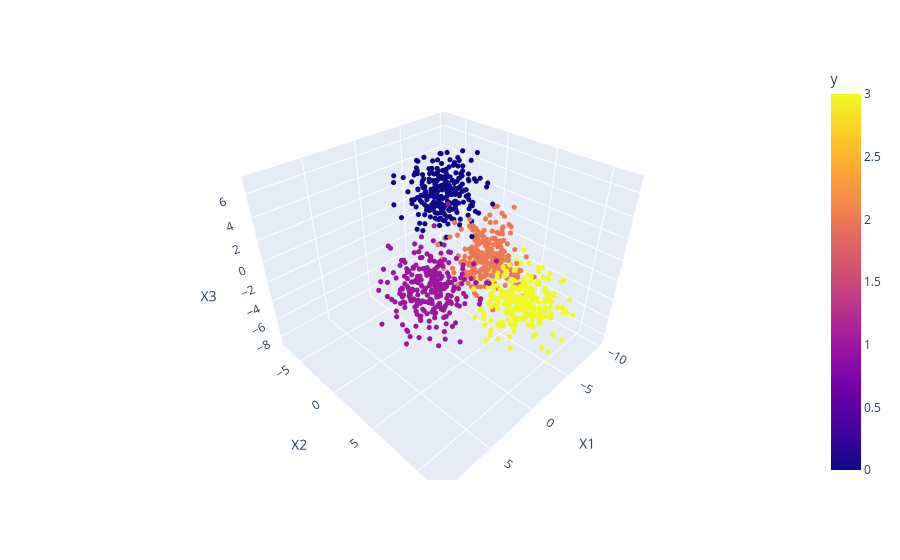

The code cell stored with this chart in its notebook:
### Code cell
import numpy as np

fig = px.scatter_3d(pd_X, x='X1', y='X2', z='X3', color='y')
fig.update_traces(marker=dict(size=3))  # Set marker size to 3 (smaller)
fig.show()

### Figure 1 — Plotly figure (JSON) as saved in the notebook; plotly's stock layout.template omitted (floating-point values rounded to 4 significant figures; data arrays with more than 128 entries replaced by an {"elided": "..."} marker saying what was removed)
{"data": [{"hovertemplate": "X1=%{x}<br>X2=%{y}<br>X3=%{z}<br>y=%{marker.color}<extra></extra>", "legendgroup": "", "marker": {"color": {"elided": "1000 int values"}, "coloraxis": "coloraxis", "size": 3, "symbol": "circle"}, "mode": "markers", "name": "", "scene": "scene", "showlegend": false, "type": "scatter3d", "x": {"elided": "1000 float values"}, "y": {"elided": "1000 float values"}, "z": {"elided": "1000 float values"}}], "layout": {"coloraxis": {"colorbar": {"title": {"text": "y"}}, "colorscale": [[0, "#0d0887"], [0.1111, "#46039f"], [0.2222, "#7201a8"], [0.3333, "#9c179e"], [0.4444, "#bd3786"], [0.5556, "#d8576b"], [0.6667, "#ed7953"], [0.7778, "#fb9f3a"], [0.8889, "#fdca26"], [1, "#f0f921"]]}, "legend": {"tracegroupgap": 0}, "margin": {"t": 60}, "scene": {"domain": {"x": [0, 1], "y": [0, 1]}, "xaxis": {"title": {"text": "X1"}}, "yaxis": {"title": {"text": "X2"}}, "zaxis": {"title": {"text": "X3"}}}}}
